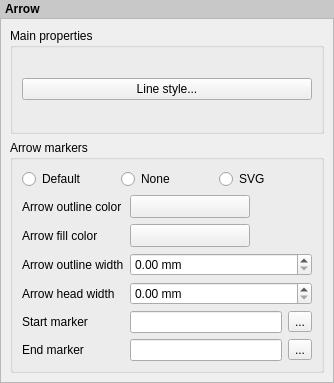
<?xml version="1.0" encoding="UTF-8"?>
<ui version="4.0">
 <class>QgsComposerArrowWidgetBase</class>
 <widget class="QWidget" name="QgsComposerArrowWidgetBase">
  <property name="geometry">
   <rect>
    <x>0</x>
    <y>0</y>
    <width>334</width>
    <height>383</height>
   </rect>
  </property>
  <property name="windowTitle">
   <string>Form</string>
  </property>
  <layout class="QVBoxLayout" name="verticalLayout">
   <property name="spacing">
    <number>0</number>
   </property>
   <property name="margin">
    <number>0</number>
   </property>
   <item>
    <widget class="QLabel" name="label_3">
     <property name="sizePolicy">
      <sizepolicy hsizetype="Preferred" vsizetype="Maximum">
       <horstretch>0</horstretch>
       <verstretch>0</verstretch>
      </sizepolicy>
     </property>
     <property name="styleSheet">
      <string notr="true">padding: 2px; font-weight: bold; background-color: rgb(200, 200, 200);</string>
     </property>
     <property name="text">
      <string>Arrow</string>
     </property>
    </widget>
   </item>
   <item>
    <widget class="QScrollArea" name="scrollArea">
     <property name="widgetResizable">
      <bool>true</bool>
     </property>
     <widget class="QWidget" name="scrollAreaWidgetContents">
      <property name="geometry">
       <rect>
        <x>0</x>
        <y>0</y>
        <width>332</width>
        <height>360</height>
       </rect>
      </property>
      <layout class="QVBoxLayout" name="mainLayout">
       <item>
        <widget class="QgsCollapsibleGroupBoxBasic" name="groupBox">
         <property name="focusPolicy">
          <enum>Qt::StrongFocus</enum>
         </property>
         <property name="title">
          <string>Main properties</string>
         </property>
         <property name="syncGroup" stdset="0">
          <string notr="true">composeritem</string>
         </property>
         <property name="collapsed" stdset="0">
          <bool>false</bool>
         </property>
         <layout class="QVBoxLayout" name="verticalLayout_2">
          <item>
           <widget class="QPushButton" name="mLineStyleButton">
            <property name="text">
             <string>Line style...</string>
            </property>
           </widget>
          </item>
         </layout>
        </widget>
       </item>
       <item>
        <widget class="QgsCollapsibleGroupBoxBasic" name="mArrowMarkersGroupBox">
         <property name="focusPolicy">
          <enum>Qt::StrongFocus</enum>
         </property>
         <property name="title">
          <string>Arrow markers</string>
         </property>
         <property name="syncGroup" stdset="0">
          <string notr="true">composeritem</string>
         </property>
         <property name="collapsed" stdset="0">
          <bool>false</bool>
         </property>
         <layout class="QGridLayout" name="gridLayout">
          <item row="0" column="0" colspan="2">
           <layout class="QHBoxLayout" name="horizontalLayout_3">
            <item>
             <widget class="QRadioButton" name="mDefaultMarkerRadioButton">
              <property name="text">
               <string>Default</string>
              </property>
             </widget>
            </item>
            <item>
             <widget class="QRadioButton" name="mNoMarkerRadioButton">
              <property name="text">
               <string>None</string>
              </property>
             </widget>
            </item>
            <item>
             <widget class="QRadioButton" name="mSvgMarkerRadioButton">
              <property name="text">
               <string>SVG</string>
              </property>
             </widget>
            </item>
           </layout>
          </item>
          <item row="1" column="0">
           <widget class="QLabel" name="label_5">
            <property name="text">
             <string>Arrow outline color</string>
            </property>
           </widget>
          </item>
          <item row="1" column="1">
           <widget class="QgsColorButtonV2" name="mArrowHeadOutlineColorButton">
            <property name="sizePolicy">
             <sizepolicy hsizetype="Fixed" vsizetype="Fixed">
              <horstretch>0</horstretch>
              <verstretch>0</verstretch>
             </sizepolicy>
            </property>
            <property name="minimumSize">
             <size>
              <width>120</width>
              <height>0</height>
             </size>
            </property>
            <property name="maximumSize">
             <size>
              <width>120</width>
              <height>16777215</height>
             </size>
            </property>
            <property name="text">
             <string/>
            </property>
           </widget>
          </item>
          <item row="2" column="0">
           <widget class="QLabel" name="label_4">
            <property name="text">
             <string>Arrow fill color</string>
            </property>
           </widget>
          </item>
          <item row="2" column="1">
           <widget class="QgsColorButtonV2" name="mArrowHeadFillColorButton">
            <property name="sizePolicy">
             <sizepolicy hsizetype="Fixed" vsizetype="Fixed">
              <horstretch>0</horstretch>
              <verstretch>0</verstretch>
             </sizepolicy>
            </property>
            <property name="minimumSize">
             <size>
              <width>120</width>
              <height>0</height>
             </size>
            </property>
            <property name="maximumSize">
             <size>
              <width>120</width>
              <height>16777215</height>
             </size>
            </property>
            <property name="text">
             <string/>
            </property>
           </widget>
          </item>
          <item row="3" column="0">
           <widget class="QLabel" name="label">
            <property name="text">
             <string>Arrow outline width</string>
            </property>
           </widget>
          </item>
          <item row="3" column="1">
           <widget class="QgsDoubleSpinBox" name="mOutlineWidthSpinBox">
            <property name="prefix">
             <string/>
            </property>
            <property name="suffix">
             <string> mm</string>
            </property>
            <property name="showClearButton">
             <bool>false</bool>
            </property>
           </widget>
          </item>
          <item row="4" column="0">
           <widget class="QLabel" name="label_2">
            <property name="text">
             <string>Arrow head width</string>
            </property>
           </widget>
          </item>
          <item row="4" column="1">
           <widget class="QgsDoubleSpinBox" name="mArrowHeadWidthSpinBox">
            <property name="prefix">
             <string/>
            </property>
            <property name="suffix">
             <string> mm</string>
            </property>
            <property name="showClearButton">
             <bool>false</bool>
            </property>
           </widget>
          </item>
          <item row="5" column="0">
           <widget class="QLabel" name="mStartMarkerLabel">
            <property name="text">
             <string>Start marker</string>
            </property>
           </widget>
          </item>
          <item row="5" column="1">
           <layout class="QHBoxLayout" name="horizontalLayout">
            <item>
             <widget class="QLineEdit" name="mStartMarkerLineEdit"/>
            </item>
            <item>
             <widget class="QToolButton" name="mStartMarkerToolButton">
              <property name="text">
               <string>...</string>
              </property>
             </widget>
            </item>
           </layout>
          </item>
          <item row="6" column="0">
           <widget class="QLabel" name="mEndMarkerLabel">
            <property name="text">
             <string>End marker</string>
            </property>
           </widget>
          </item>
          <item row="6" column="1">
           <layout class="QHBoxLayout" name="horizontalLayout_2">
            <item>
             <widget class="QLineEdit" name="mEndMarkerLineEdit"/>
            </item>
            <item>
             <widget class="QToolButton" name="mEndMarkerToolButton">
              <property name="text">
               <string>...</string>
              </property>
             </widget>
            </item>
           </layout>
          </item>
         </layout>
        </widget>
       </item>
      </layout>
     </widget>
    </widget>
   </item>
  </layout>
 </widget>
 <customwidgets>
  <customwidget>
   <class>QgsColorButtonV2</class>
   <extends>QToolButton</extends>
   <header>qgscolorbuttonv2.h</header>
   <container>1</container>
  </customwidget>
  <customwidget>
   <class>QgsDoubleSpinBox</class>
   <extends>QDoubleSpinBox</extends>
   <header>qgsdoublespinbox.h</header>
  </customwidget>
  <customwidget>
   <class>QgsCollapsibleGroupBoxBasic</class>
   <extends>QGroupBox</extends>
   <header location="global">qgscollapsiblegroupbox.h</header>
   <container>1</container>
  </customwidget>
 </customwidgets>
 <tabstops>
  <tabstop>scrollArea</tabstop>
  <tabstop>groupBox</tabstop>
  <tabstop>mLineStyleButton</tabstop>
  <tabstop>mArrowMarkersGroupBox</tabstop>
  <tabstop>mDefaultMarkerRadioButton</tabstop>
  <tabstop>mNoMarkerRadioButton</tabstop>
  <tabstop>mSvgMarkerRadioButton</tabstop>
  <tabstop>mArrowHeadOutlineColorButton</tabstop>
  <tabstop>mArrowHeadFillColorButton</tabstop>
  <tabstop>mOutlineWidthSpinBox</tabstop>
  <tabstop>mArrowHeadWidthSpinBox</tabstop>
  <tabstop>mStartMarkerLineEdit</tabstop>
  <tabstop>mStartMarkerToolButton</tabstop>
  <tabstop>mEndMarkerLineEdit</tabstop>
  <tabstop>mEndMarkerToolButton</tabstop>
 </tabstops>
 <resources/>
 <connections/>
</ui>
